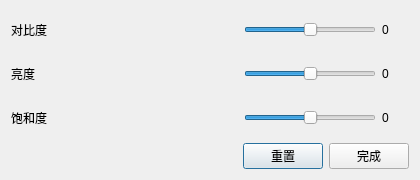
<?xml version="1.0" encoding="UTF-8"?>
<ui version="4.0">
 <class>settingsDialog</class>
 <widget class="QDialog" name="settingsDialog">
  <property name="geometry">
   <rect>
    <x>0</x>
    <y>0</y>
    <width>420</width>
    <height>180</height>
   </rect>
  </property>
  <property name="minimumSize">
   <size>
    <width>295</width>
    <height>180</height>
   </size>
  </property>
  <property name="maximumSize">
   <size>
    <width>420</width>
    <height>243</height>
   </size>
  </property>
  <property name="windowTitle">
   <string>设置</string>
  </property>
  <layout class="QVBoxLayout" name="verticalLayout">
   <item>
    <layout class="QHBoxLayout" name="horizontalLayout_5">
     <item>
      <widget class="QLabel" name="label_2">
       <property name="minimumSize">
        <size>
         <width>94</width>
         <height>32</height>
        </size>
       </property>
       <property name="text">
        <string>对比度</string>
       </property>
      </widget>
     </item>
     <item>
      <spacer name="horizontalSpacer_2">
       <property name="orientation">
        <enum>Qt::Horizontal</enum>
       </property>
       <property name="sizeHint" stdset="0">
        <size>
         <width>40</width>
         <height>20</height>
        </size>
       </property>
      </spacer>
     </item>
     <item>
      <widget class="MFPControlSilder" name="contrastSlider">
       <property name="maximum">
        <number>100</number>
       </property>
       <property name="value">
        <number>50</number>
       </property>
       <property name="tracking">
        <bool>true</bool>
       </property>
       <property name="orientation">
        <enum>Qt::Horizontal</enum>
       </property>
      </widget>
     </item>
     <item>
      <widget class="QLabel" name="contrastLabel">
       <property name="enabled">
        <bool>true</bool>
       </property>
       <property name="minimumSize">
        <size>
         <width>27</width>
         <height>32</height>
        </size>
       </property>
       <property name="text">
        <string>0</string>
       </property>
      </widget>
     </item>
    </layout>
   </item>
   <item>
    <layout class="QHBoxLayout" name="horizontalLayout_4">
     <item>
      <widget class="QLabel" name="label">
       <property name="minimumSize">
        <size>
         <width>94</width>
         <height>33</height>
        </size>
       </property>
       <property name="text">
        <string>亮度</string>
       </property>
      </widget>
     </item>
     <item>
      <spacer name="horizontalSpacer_3">
       <property name="orientation">
        <enum>Qt::Horizontal</enum>
       </property>
       <property name="sizeHint" stdset="0">
        <size>
         <width>40</width>
         <height>20</height>
        </size>
       </property>
      </spacer>
     </item>
     <item>
      <widget class="MFPControlSilder" name="brightnessSlider">
       <property name="maximum">
        <number>100</number>
       </property>
       <property name="value">
        <number>50</number>
       </property>
       <property name="tracking">
        <bool>true</bool>
       </property>
       <property name="orientation">
        <enum>Qt::Horizontal</enum>
       </property>
      </widget>
     </item>
     <item>
      <widget class="QLabel" name="brightnessLabel">
       <property name="minimumSize">
        <size>
         <width>27</width>
         <height>33</height>
        </size>
       </property>
       <property name="text">
        <string>0</string>
       </property>
      </widget>
     </item>
    </layout>
   </item>
   <item>
    <layout class="QHBoxLayout" name="horizontalLayout_6">
     <item>
      <widget class="QLabel" name="label_3">
       <property name="minimumSize">
        <size>
         <width>94</width>
         <height>32</height>
        </size>
       </property>
       <property name="text">
        <string>饱和度</string>
       </property>
      </widget>
     </item>
     <item>
      <spacer name="horizontalSpacer_4">
       <property name="orientation">
        <enum>Qt::Horizontal</enum>
       </property>
       <property name="sizeHint" stdset="0">
        <size>
         <width>40</width>
         <height>20</height>
        </size>
       </property>
      </spacer>
     </item>
     <item>
      <widget class="MFPControlSilder" name="saturationSlider">
       <property name="maximum">
        <number>100</number>
       </property>
       <property name="value">
        <number>50</number>
       </property>
       <property name="tracking">
        <bool>true</bool>
       </property>
       <property name="orientation">
        <enum>Qt::Horizontal</enum>
       </property>
      </widget>
     </item>
     <item>
      <widget class="QLabel" name="saturationLabel">
       <property name="minimumSize">
        <size>
         <width>27</width>
         <height>32</height>
        </size>
       </property>
       <property name="text">
        <string>0</string>
       </property>
      </widget>
     </item>
    </layout>
   </item>
   <item>
    <layout class="QHBoxLayout" name="horizontalLayout_2">
     <item>
      <spacer name="horizontalSpacer">
       <property name="orientation">
        <enum>Qt::Horizontal</enum>
       </property>
       <property name="sizeHint" stdset="0">
        <size>
         <width>40</width>
         <height>20</height>
        </size>
       </property>
      </spacer>
     </item>
     <item>
      <widget class="QPushButton" name="resetButton">
       <property name="text">
        <string>重置</string>
       </property>
      </widget>
     </item>
     <item>
      <widget class="QPushButton" name="okButton">
       <property name="text">
        <string>完成</string>
       </property>
      </widget>
     </item>
    </layout>
   </item>
  </layout>
 </widget>
 <customwidgets>
  <customwidget>
   <class>MFPControlSilder</class>
   <extends>QSlider</extends>
   <header>MFPControlSilder.h</header>
  </customwidget>
 </customwidgets>
 <resources/>
 <connections>
  <connection>
   <sender>okButton</sender>
   <signal>clicked()</signal>
   <receiver>settingsDialog</receiver>
   <slot>accept()</slot>
   <hints>
    <hint type="sourcelabel">
     <x>366</x>
     <y>221</y>
    </hint>
    <hint type="destinationlabel">
     <x>233</x>
     <y>29</y>
    </hint>
   </hints>
  </connection>
 </connections>
</ui>
